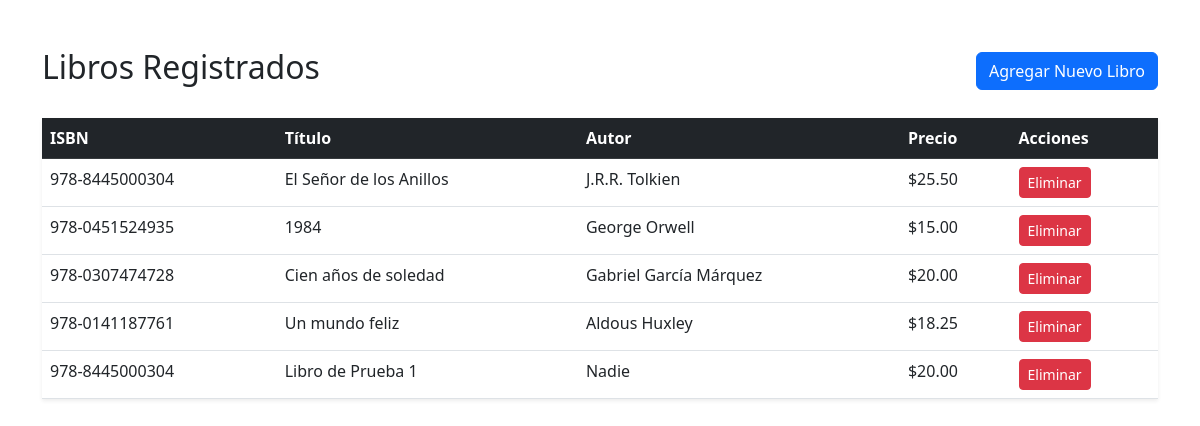
The page / on the database its author committed.
### tables this page shows
CREATE TABLE `libros` (
  `id` int(11) NOT NULL,
  `isbn` varchar(20) NOT NULL,
  `titulo` varchar(150) NOT NULL,
  `autor` varchar(100) NOT NULL,
  `precio` decimal(10,2) NOT NULL,
  `fecha_registro` timestamp NOT NULL DEFAULT current_timestamp()
);

### controllers/LibroController.php (called while the page is built, shortened)
<?php
require_once 'models/Libro.php';
class LibroController {
    private $libro;
    public function __construct($conexion) {
        $this->db = $conexion;
        $this->libro = new Libro($this->db);
    }
    public function listar() {
        $libros = $this->libro->obtenerTodos();
        include 'views/lista_libros.php';
    }
}

### models/Libro.php (called while the page is built, shortened)
<?php
class Libro {
    private $conn;
    private $table_name = "libros";
    public function __construct($db) {
        $this->conn = $db;
    }
    public function obtenerTodos() {
        $query = "SELECT * FROM " . $this->table_name;
        $stmt = $this->conn->prepare($query);
        $stmt->execute();
        return $stmt->fetchAll(PDO::FETCH_ASSOC);
    }
}

### views/lista_libros.php (the view, shortened to what this page needs)
<!DOCTYPE html>
<html lang="es">
<head>
    <link href="https://cdn.jsdelivr.net/npm/bootstrap@5.3.0/dist/css/bootstrap.min.css" rel="stylesheet">
</head>
<body class="container mt-5">
    <div class="d-flex justify-content-between align-items-center mb-4">
        <h2>Libros Registrados</h2>
        <a href="index.php?url=crear" class="btn btn-primary">Agregar Nuevo Libro</a>
    </div>
  <table class="table table-hover shadow-sm">
    <thead class="table-dark">
        <tr>
            <th>ISBN</th>
            <th>Título</th>
            <th>Autor</th>
            <th>Precio</th>
            <th>Acciones</th> </tr>
    </thead>
    <tbody>
        <?php foreach($libros as $libro): ?>
        <tr>
            <td><?php echo $libro['isbn']; ?></td>
            <td><?php echo $libro['titulo']; ?></td>
            <td><?php echo $libro['autor']; ?></td>
            <td>$<?php echo number_format($libro['precio'], 2); ?></td>
            <td> <a href="index.php?url=eliminar&id=<?php echo $libro['id']; ?>"
                   class="btn btn-danger btn-sm"
                   onclick="return confirm('¿Seguro que quieres eliminar este libro?')">
                   Eliminar
                </a>
            </td>
        </tr>
        <?php endforeach; ?>
    </tbody>
</table>
</body>
</html>

### index.php (shortened to what this page needs)
<?php
require_once 'controllers/LibroController.php';
$database = new Database();
$db = $database->getConnection();
$controller = new LibroController($db);
$url = $_GET['url'] ?? 'listar';
if ($url == 'guardar') {
    $controller->guardar();
} elseif ($url == 'crear') {
    include 'views/formulario_libro.php';
} elseif ($url == 'eliminar') {
    $controller->eliminar();
} else {
    $controller->listar();
}
?>

### rows shown on the page
libros: isbn "978-8445000304", titulo "El Señor de los Anillos", autor "J.R.R. Tolkien", precio "25.50"
libros: isbn "978-0451524935", titulo "1984", autor "George Orwell", precio "15.00"
libros: isbn "978-0307474728", titulo "Cien años de soledad", autor "Gabriel García Márquez", precio "20.00"
libros: isbn "978-0141187761", titulo "Un mundo feliz", autor "Aldous Huxley", precio "18.25"
libros: isbn "978-8445000304", titulo "Libro de Prueba 1", autor "Nadie", precio "20.00"
